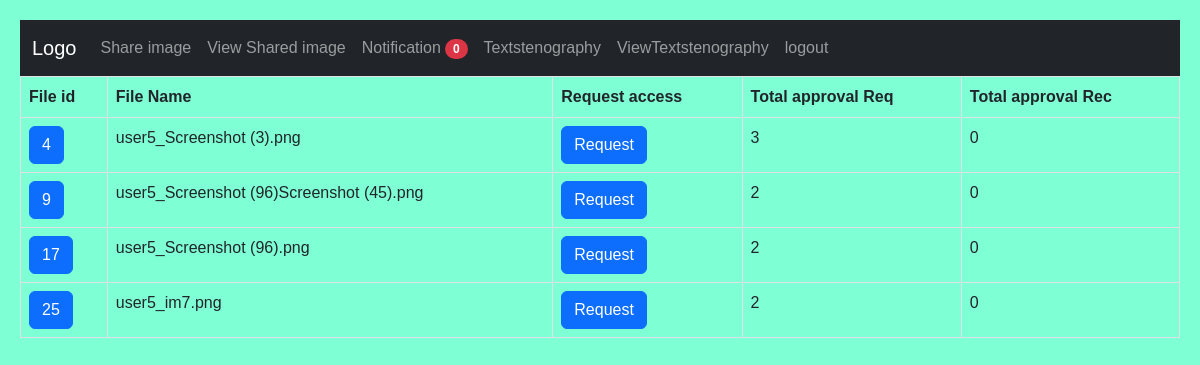
The app's page /viewshared (signed in) with its own data.
### tables this page shows
CREATE TABLE sharingtable(sharingid int,fileid int,userid int,filename varchar(1000),key text);

### main.py (the view)
@app.route('/viewshared', methods=['POST', 'GET'])
def viewshared():
    print([session["user"][0]])
    con = sqlite3.connect("store.db")
    y = con.execute("select * from sharingtable where userid=?",
                    ([session["user"][0]])).fetchall()
    vx = []
    print(y)
    for k in y:
        k = list(k)
        val = con.execute("select count(*) from requesttable where fileid=? and userid=?",
                          (k[1], session["user"][0])).fetchall()
        if (val[0][0] != 0):
            n = ""
        else:
            n = "Request"
        k.append(n)
        count = con.execute(
            "select * from sharing  where fileid=?", ([k[1]])).fetchone()
        print(count)
        k.append(count[-1])
        apcount = con.execute("select count(*) from requesttable where fileid=? and userid=? and status!='not'",
                              (k[1], session["user"][0])).fetchone()
        k.append(apcount[0])
        vx.append(k)
    print(vx)
    return render_template("viewshared.html", y=vx)

### templates/viewshared.html
{% include 'Afterlogin.html' %}
<table class="table table-bordered table-hover">
    <thead>
        <tr>
            <th>File id</th>
            <th>File Name</th>
            <th>Request access</th>
            <th>Total approval Req</th>
            <th>Total approval Rec</th>
        </tr>
    </thead>
    <tbody>
        {%for k in y%}
            <tr>
                <td><a href="/checkstatus?fileid={{k[1]}}"><button class="btn btn-primary">{{k[0]}}</button></a></td>
                <td>{{k[3]}}</td>
                 {% if k[5]=="Request"  %}
                       <td><a href="/requestpermission?fileid={{k[1]}}"><button class="btn btn-primary">{{k[5]}}</button></a></td>
                    {% elif k[6]==k[7]%}
                        <td><a href="/decrypt?fileid={{k[1]}}"><button class="btn btn-primary">decrypt</button></a></td>
                    {% else %}
                        <td>Already requested</td>
                {% endif %}
                <td>{{k[6]}}</td>
                <td>{{k[7]}}</td>
            </tr>
        {%endfor%}
    </tbody>
</table>

### templates/header.html (style rules this page uses)
body { background: white; font-family: 'Inter UI', sans-serif; margin: 0; padding: 20px; }

### records on screen
sharingtable: sharingid "4", filename "user5_Screenshot (3).png", k "Request", k "3", k "0"
sharingtable: sharingid "9", filename "user5_Screenshot (96)Screenshot (45).png", k "Request", k "2", k "0"
sharingtable: sharingid "17", filename "user5_Screenshot (96).png", k "Request", k "2", k "0"
sharingtable: sharingid "25", filename "user5_im7.png", k "Request", k "2", k "0"

### other values on screen
{{ session["noti"] }} "0"
